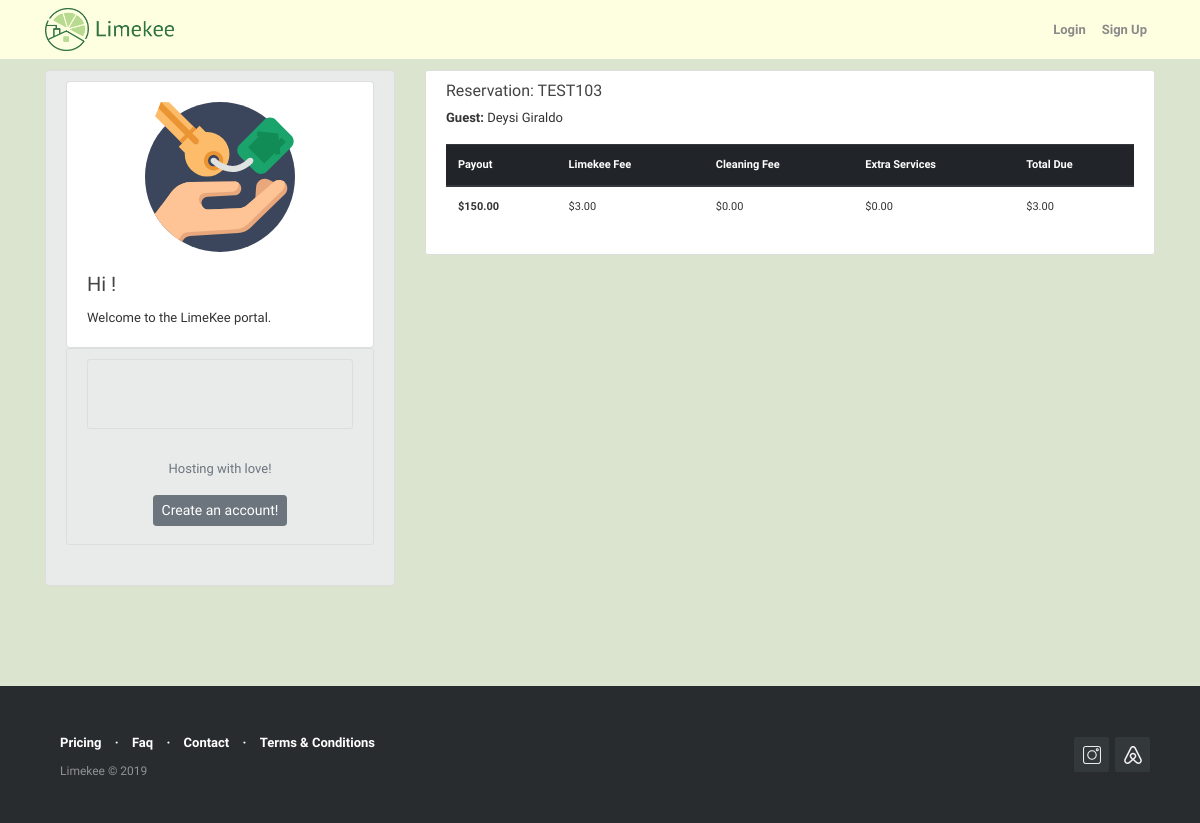
The app's page /reservation/TEST103 with its own data.
### reservations/models.py (models this page shows, shortened)
class Reservations(models.Model):
    confirmation_code = models.CharField(max_length=12, primary_key=True)
    host = models.ForeignKey(User, on_delete=models.CASCADE)
    guest = models.CharField(max_length=120)
    check_in = models.DateField(default=date.today)
    check_out = models.DateField(default=date.today)
    price = models.DecimalField(decimal_places=2, max_digits=1000)
    limekee_fee = models.DecimalField(decimal_places=2, max_digits=1000, blank=True, null=False, default=0)
    cleaning_fee = models.DecimalField (decimal_places=2, max_digits=1000, blank=True, null=False, default=0)
    extra_fee = models.DecimalField (decimal_places=2, max_digits=1000, blank=True, null=False, default=0)
    total_due = models.DecimalField( decimal_places=2, max_digits=1000, default=0)
    notes = models.TextField(blank=True,null=False)
    paid = models.BooleanField(default=False)
    @property
    def total_due(self):
        return (self.limekee_fee + self.cleaning_fee + self.extra_fee)
    class Meta:
        permissions = [
            ("create_reservation", "Can create new reservation"),
        ]

### reservations/views.py (the view)
# urls.py: path('<slug:pk>', ReservationDetailView.as_view(), name='reservation-detail'),
class ReservationDetailView(DetailView):
    model = Reservations          # queryset = Reservations.objects.all()
    template_name = 'reservations/reservations_detail.html'
    context_object_name = 'reservation'
    def get_context_data(self, **kwargs):
        context = super().get_context_data(**kwargs)
        context['key'] = stripe_pub
        return context

### reservations/templates/reservations/reservations_detail.html (shortened to what this page needs)
{% extends "blog/base.html" %}
{% block content %}
  <div class="col-md-14">
   <div class="content-section">
       <div class="media-body">
            <h6 class="article-title" > Reservation: {{ object.confirmation_code }}</h6>
            <p class="article-content"><strong>Guest:</strong> {{ object.guest }} </p>
            <div class="table-responsive" style="font-size:11px" >
            <table class="table table-hover">
                <thead class="thead-dark">
                    <tr>
                        <th scope="col">Payout</th>
                        <th scope="col">Limekee Fee</th>
                        <th scope="col">Cleaning Fee</th>
                        <th scope="col">Extra Services</th>
                        <th scope="col">Total Due</th>
                    </tr>
                </thead>
                <tbody>
                    <tr>
                        <th scope="row">${{ object.price }}</th>
                        <td>${{ object.limekee_fee }}</td>
                        <td>${{ object.cleaning_fee }}</td>
                        <td>${{ object.extra_fee }}</td>
                        <td>${{ object.total_due }}</td>
                   </tr>
               </tbody>
           </table>
           </div>
       </div>
     </div>
   </div>
{% endblock content %}

### blog/static/blog/main2.css (style rules this page uses)
body { background: #dae4ce; color: #333333; margin-top: 5rem; }
h1, h2, h3, h4, h5, h6 { color: #444444; }
.content-section { background: #ffffff; padding: 10px 20px; border: 1px solid #dddddd; border-radius: 3px; margin-bottom: 30px; }
.article-title { color: #444444; }
.article-content { white-space: pre-line; }

### blog/templates/blog/base.html (style rules this page uses)
body { font-family: 'Libre Franklin'; font-size: 13px; }

### records on screen
Reservations: confirmation_code "TEST103", guest "Deysi Giraldo", price "150.00", limekee_fee "3.00", cleaning_fee "0.00", extra_fee "0.00", total_due "3.00"
